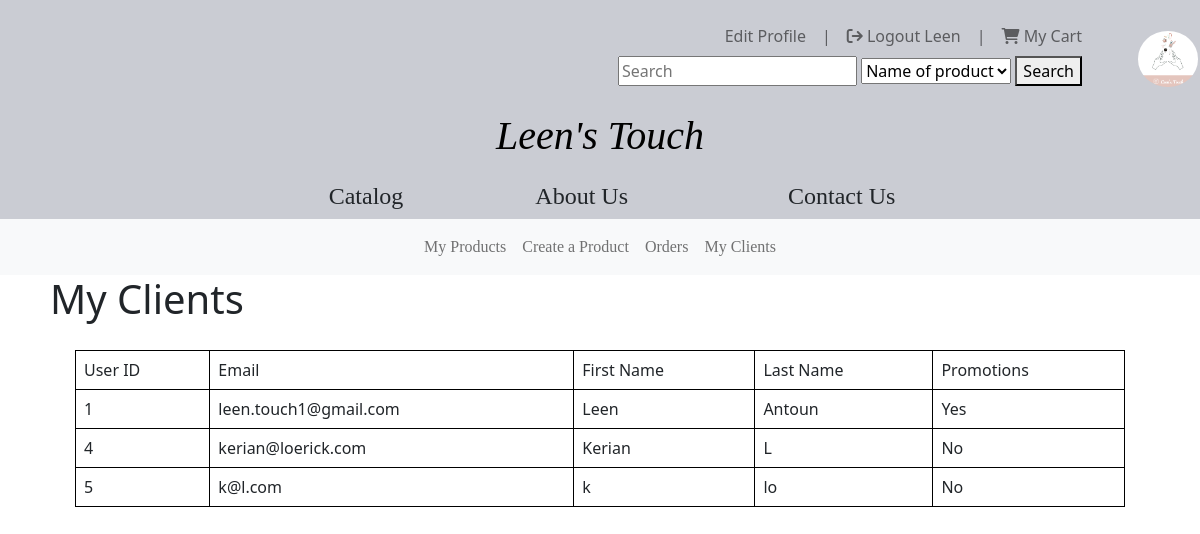
The page /User/getUsers (signed in) on the database as committed earlier.
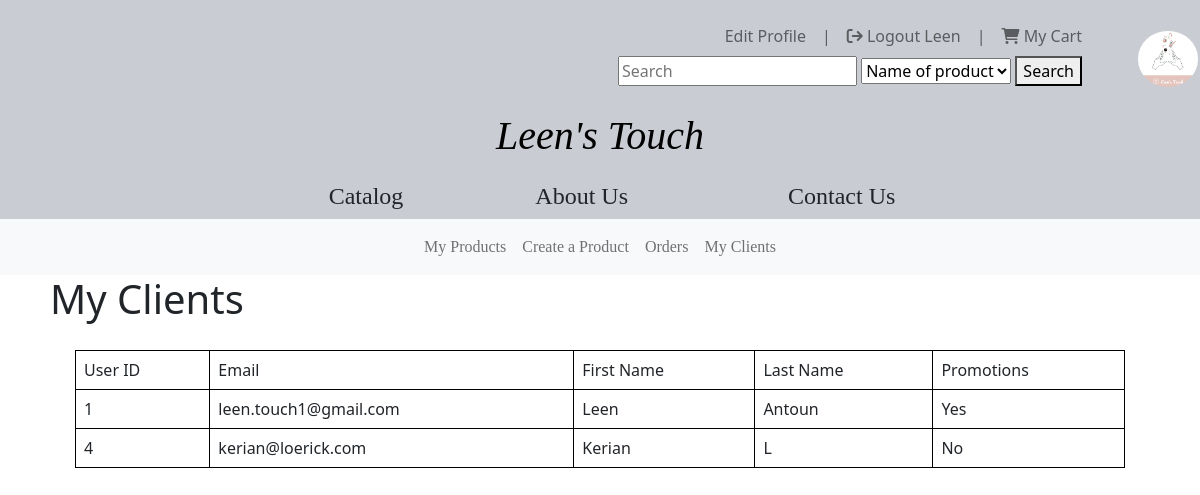
The same page on the database as committed later.
### tables this page shows
CREATE TABLE `user` (
  `user_id` int(4) NOT NULL,
  `email` varchar(100) NOT NULL,
  `password` varchar(200) NOT NULL,
  `fname` varchar(30) NOT NULL,
  `lname` varchar(50) NOT NULL,
  `address_id` int(5) DEFAULT NULL,
  `promotions` tinyint(1) NOT NULL,
  `cart_id` int(6) DEFAULT NULL
);

### app/controllers/User.php (called while the page is built, shortened)
<?php
    class User extends Controller{
        public function __construct(){
            $this->userModel = $this->model('userModel');
        }
        public function getUsers(){
            $users = $this->userModel->getUsers();
            $data = [
                "users" => $users
            ];
            $this->view('User/getUsers',$data);
        }
    }
?>

### app/core/app.php (called while the page is built, shortened)
<?php
    class App{
        protected $currentMethod = 'index';
        public function __construct()
        {
            $url = $this->parseURL();
            if(file_exists('../app/controllers/'.$url[0].'.php')){
                unset($url[0]);
            }
            $this->currentController = new $this->currentController;
            if(isset($url[1])){
                if(method_exists($this->currentController, $url[1])){
                    $this->currentMethod = $url[1];
                    unset($url[1]);
                }
            }
            $this->params = $url ? array_values($url) : [];
            call_user_func_array([$this->currentController, $this->currentMethod], $this->params);
        }
        public function parseURL(){
            if(isset($_GET['url'])){
                $url = rtrim($_GET['url'], '/');
                $url = filter_var($url, FILTER_SANITIZE_URL);
                $url = explode('/',$url);
                return $url;
            }
        }
    }

### public/index.php (called while the page is built, shortened)
<?php
    $init = new App;
?>

### app/core/Model.php (called while the page is built, shortened)
<?php
class Model
{
    private $host = DB_HOST;
    private $user = DB_USER;
    private $pass = DB_PASS;
    private $dbname = DB_NAME;
    private $dbh;
    private $stmt;
    public function __construct()
    {
        $dsn = 'mysql:host=' . $this->host . ';dbname=' . $this->dbname;
        $options = array(
            PDO::ATTR_PERSISTENT => true,
            PDO::ATTR_ERRMODE => PDO::ERRMODE_EXCEPTION
        );
        try {
            $this->dbh = new PDO($dsn, $this->user, $this->pass, $options);
        } catch (PDOException $e) {
            $this->error = $e->getMessage();
            echo $this->error;
        }
    }
    public function query($sql)
    {
        $this->stmt = $this->dbh->prepare($sql);
    }
    public function execute()
    {
        return $this->stmt->execute();
    }
    public function getResultSet(){
        $this->execute();
        return $this->stmt->fetchAll(PDO::FETCH_OBJ);
    }
}

### app/models/userModel.php (called while the page is built, shortened)
<?php
    class userModel{
        public function __construct(){
            $this->db = new Model;
        }
        public function getUsers(){
            $this->db->query("SELECT * FROM user");
            return $this->db->getResultSet();
        }
    }
?>

### app/views/User/getUsers.php (the view, shortened to what this page needs)
<?php require APPROOT . '/views/includes/header.php';
?>
<nav class="navbar navbar-expand-lg navbar-light bg-light">
  <div class="collapse navbar-collapse" id="mynavbar">
    <ul style="margin: auto; text-align: center; font-family:'Constantia-Regular';" class="navbar-nav ">
      <li class="nav-item">
        <a class="nav-link" href="/LeensTouch/AdminProducts/getProducts">My Products</a>
      </li>
      <li class="nav-item">
        <a class="nav-link" href="/LeensTouch/AdminProducts/createProduct">Create a Product</a>
      </li>
      <li class="nav-item">
        <a class="nav-link" href="/LeensTouch/Orders/getOrders">Orders</a>
      </li>
      <li class="nav-item">
        <a class="nav-link" href="/LeensTouch/User/getUsers">My Clients</a>
      </li>
    </ul>
  </div>
</nav>
<!-- <?php
    var_dump($data);
    ?> -->
<div class="title" style="margin-left: 50px; float: left;">
  <h1>My Clients</h1>
</div>
<div class="details" style="margin: 75px;">
  <table  class="table table-bordered" style="border: 1px solid black;">
    <tr>
      <td>User ID</td>
      <td>Email</td>
      <td>First Name</td>
      <td>Last Name</td>
      <td>Promotions</td>
    </tr>
    <?php
      foreach($data["users"] as $users){
        echo"<tr>";
        echo"<td>$users->user_id</td>";
        echo"<td>$users->email</td>";
        echo"<td>$users->fname</td>";
        echo"<td>$users->lname</td>";
        echo"<td>";
          if($users->promotions == '1'){
            echo 'Yes';
          } else {
            echo 'No';
        echo"
          </form>
          </td>";
        echo"</tr>";
      }
    }
    ?>
  </table>
</div>
<?php require APPROOT . '/views/includes/footer.php'; ?>

Rows that differ between the two databases and show on the page:
removed user: user_id "5", email "k@l.com", fname "k", lname "lo", promotions "No"
